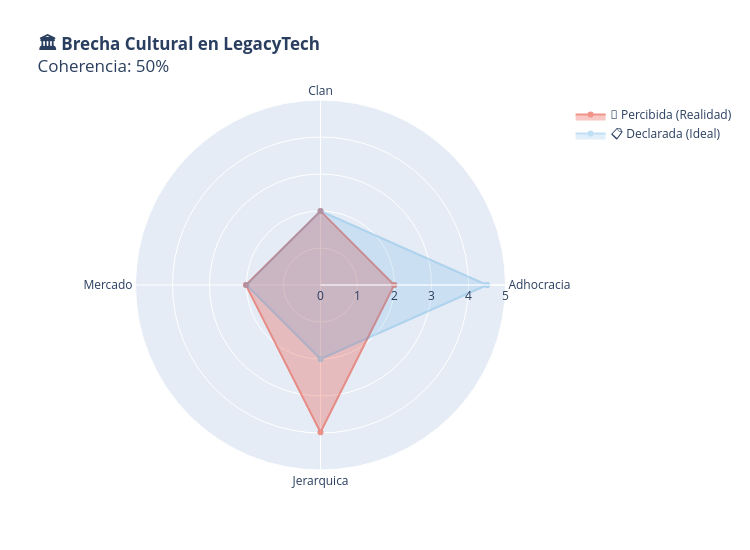

Write notebook code for a chart like this one.
### Markdown cell above
## 3. 🏛️ Diagnóstico de Brecha Cultural

Mide la diferencia entre la cultura que la empresa *cree* que tiene y la que los empleados *realmente perciben*.

### Code cell
# BRECHA CULTURAL (DECLARADA vs PERCIBIDA)


cultura_declarada = df_legacy["cultura_declarada"].unique()[0] # Adhocracia

# Scores percibidos
scores_percibidos = {
    "Adhocracia": df_legacy["cvf_adhocracia"].mean(),
    "Clan": df_legacy["cvf_clan"].mean(),
    "Mercado": df_legacy["cvf_mercado"].mean(),
    "Jerarquica": df_legacy["cvf_jerarquica"].mean()
}

cultura_percibida = max(scores_percibidos, key=scores_percibidos.get)
score_percibido_max = scores_percibidos[cultura_percibida]
score_declarada = scores_percibidos[cultura_declarada]

# Índice de coherencia
if cultura_declarada == cultura_percibida:
    indice_coherencia = 100
else:
    indice_coherencia = (score_declarada / score_percibido_max) * 100


print("🏛️ DIAGNÓSTICO DE BRECHA CULTURAL")

print(f"📋 Cultura DECLARADA (Dirección): {cultura_declarada} (Score percibido: {score_declarada:.2f})")
print(f"👥 Cultura PERCIBIDA (Empleados): {cultura_percibida} (Score percibido: {score_percibido_max:.2f})")
print(f"️  Índice de Coherencia: {indice_coherencia:.1f}%")

# Radar Chart
culturas_lista = ["Adhocracia", "Clan", "Mercado", "Jerarquica", "Adhocracia"]
scores_p = [scores_percibidos[c] for c in culturas_lista[:-1]] + [scores_percibidos["Adhocracia"]]

# Simular scores declarados (la empresa se da un 4.5 en su cultura ideal)
scores_d = [4.5 if c == cultura_declarada else 2.0 for c in culturas_lista[:-1]] + [4.5]

fig = go.Figure()
fig.add_trace(go.Scatterpolar(r=scores_p, theta=culturas_lista, fill='toself', name='👥 Percibida (Realidad)', line_color='#e74c3c', opacity=0.6))
fig.add_trace(go.Scatterpolar(r=scores_d, theta=culturas_lista, fill='toself', name='📋 Declarada (Ideal)', line_color='#3498db', opacity=0.3))

fig.update_layout(
    polar=dict(radialaxis=dict(visible=True, range=[0, 5])),
    title=f"<b>🏛️ Brecha Cultural en LegacyTech</b><br>Coherencia: {indice_coherencia:.0f}%",
    height=550, width=750
)
fig.show()

print(f"\n💡 CONCLUSIÓN: La empresa se ve como {cultura_declarada}, pero los empleados sienten {cultura_percibida}.")

### Figure 1 — Plotly figure (JSON) as saved in the notebook; plotly's stock layout.template omitted (floating-point values rounded to 4 significant figures)
{"data": [{"fill": "toself", "line": {"color": "#e74c3c"}, "name": "👥 Percibida (Realidad)", "opacity": 0.6, "r": [1.992, 1.997, 2.017, 3.978, 1.992], "theta": ["Adhocracia", "Clan", "Mercado", "Jerarquica", "Adhocracia"], "type": "scatterpolar"}, {"fill": "toself", "line": {"color": "#3498db"}, "name": "📋 Declarada (Ideal)", "opacity": 0.3, "r": [4.5, 2, 2, 2, 4.5], "theta": ["Adhocracia", "Clan", "Mercado", "Jerarquica", "Adhocracia"], "type": "scatterpolar"}], "layout": {"height": 550, "polar": {"radialaxis": {"range": [0, 5], "visible": true}}, "title": {"text": "<b>🏛️ Brecha Cultural en LegacyTech</b><br>Coherencia: 50%"}, "width": 750}}
